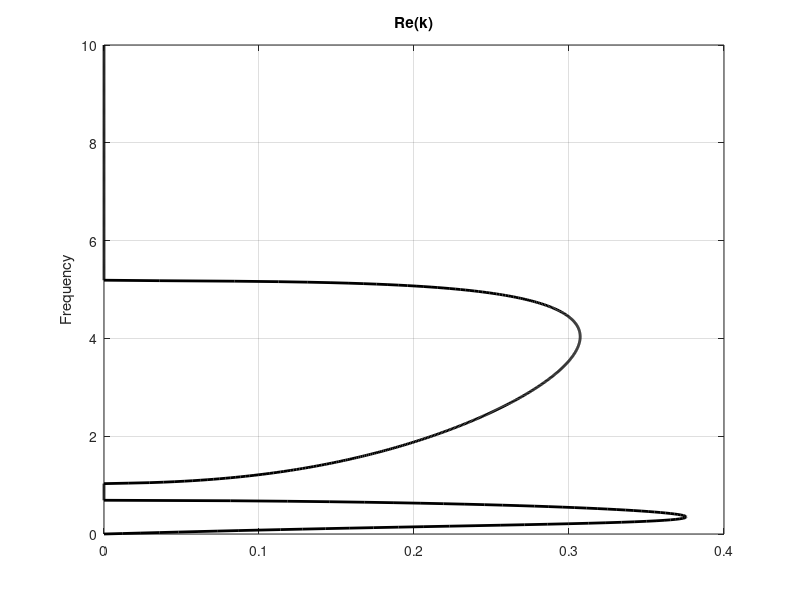
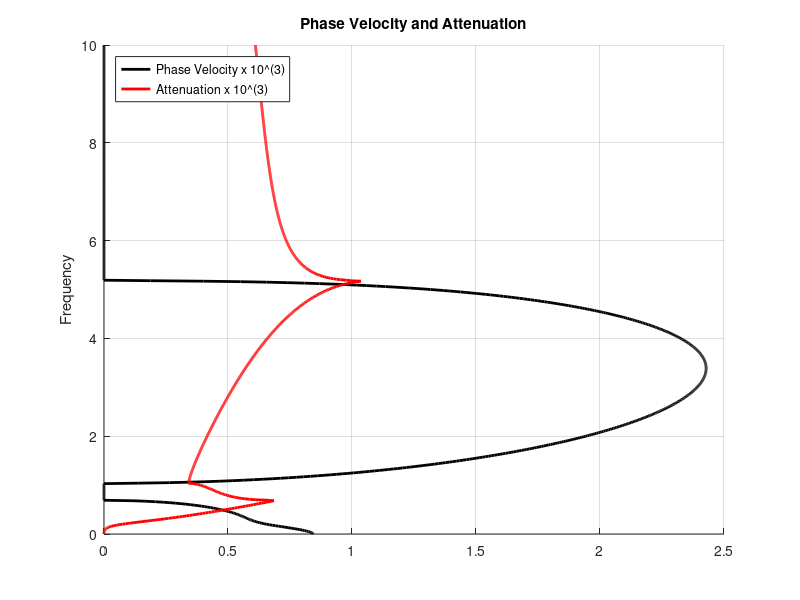
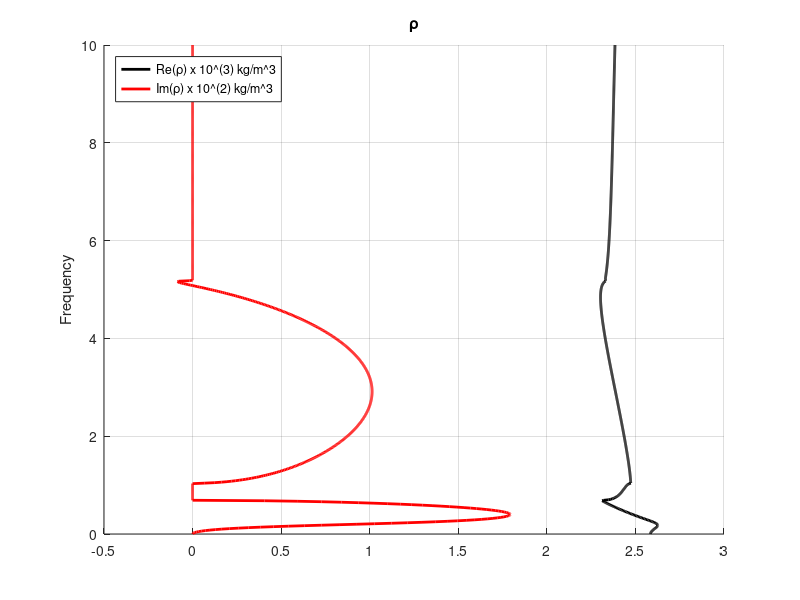
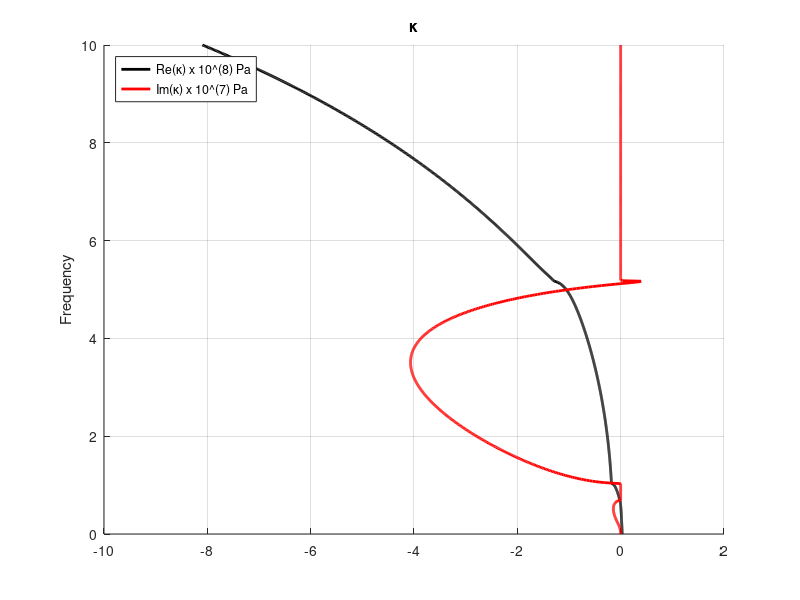

Recreate these plots in MATLAB, in order.
clc;
clear all;

load('ARN4S_S');

if wave_type == 'P'
    k_arr = kpef;
    c_arr = cpef;
elseif wave_type == 'S'
    k_arr = ksef;
    c_arr = csef;
else
    k_arr = 0;
    c_arr = 0;
end

colores=[[0,0,0];[0,0,1];[0,1,0];[0,1,1];[1,0,0];[1,0,1];[1,1,0]];

num_color = 0;
num_fig = 0;

%%%%%%%%%%%%%%%%%%%%%%%%%%%%%%%%%%%%%%%%%%%%%%%%%%%%%%%%%%%%%%%%%%%%%%%%%%%

% Real(k)

    title_str = "Re(k)";

    num_fig = num_fig + 1;
    figure(num_fig)
        plot(real(k_arr),frequency_array,'-','Color','black','LineWidth',2,...
                       'MarkerEdgeColor','k',...
                       'MarkerFaceColor','w',...
                       'MarkerSize',4)      
        xlabel('');
        ylabel('Frequency')
        grid on
        title(title_str)

%%%%%%%%%%%%%%%%%%%%%%%%%%%%%%%%%%%%%%%%%%%%%%%%%%%%%%%%%%%%%%%%%%%%%%%%%%%

% Phase Velocity and Attenuation

    attenuation = imag(k_arr);

    y_re = real(c_arr)/cpM;
    y_im = imag(k_arr);

    max_re = max(abs(y_re));
    exp_1 = 0;
    while max_re * (10^exp_1) < 1
        exp_1 = exp_1 + 1;
    end
    while max_re * (10^exp_1) >= 10
        exp_1 = exp_1 - 1;
    end
    disp(max_re);
    disp(exp_1);

    max_im = max(abs(y_im));
    exp_2 = 0;
    while max_im * (10^exp_2) < 1
        exp_2 = exp_2 + 1;
    end
    while max_im * (10^exp_2) >= 10
        exp_2 = exp_2 - 1;
    end
    disp(max_im);
    disp(exp_2);

    new_y_re = (y_re)*10^(exp_1);
    new_y_im = (y_im)*10^(exp_2);

    exp_1 = -1*exp_1;
    exp_2 = -1*exp_2;

    title_str = "Phase Velocity and Attenuation";
    leg1 = ['Phase Velocity x 10\^(',num2str(exp_1+3),')'];
    leg2 = ['Attenuation x 10\^(',num2str(exp_2+3),')'];
    
    num_fig = num_fig + 1;
    figure(num_fig)
        hold on
        plot(new_y_re,frequency_array,'-','Color','black','LineWidth',2,...
                       'MarkerEdgeColor','k',...
                       'MarkerFaceColor','w',...
                       'MarkerSize',4)        
        plot(new_y_im,frequency_array,'-','Color','red','LineWidth',2,...
                       'MarkerEdgeColor','k',...
                       'MarkerFaceColor','w',...
                       'MarkerSize',4)
        hold off
        legend(leg1,leg2,'Location','northwest')
        xlabel('')
        ylabel('Frequency')
        grid on 
        title(title_str)

     if false 

    % First version
        num = w; 
        den = real(kpef);
        
        phase_velocity = num./den;
        phase_velocity_aux = num./den;
    
        for i = 1:length(phase_velocity)
            if abs(phase_velocity(i)) > 100
                phase_velocity(i) = Inf;
                phase_velocity_aux(i) = 0;
            end
        end
    
    
        y_re = phase_velocity_aux;
        y_im = attenuation;
    
        max_re = max(abs(y_re));
        disp(max_re);
        exp_1 = 0;
        while max_re * (10^exp_1) < 1
            exp_1 = exp_1 + 1;
        end
        while max_re * (10^exp_1) >= 10
            exp_1 = exp_1 - 1;
        end
        disp(exp_1);
    
        max_im = max(abs(y_im));
        disp(max_im);
        exp_2 = 0;
        while max_im * (10^exp_2) < 1
            exp_2 = exp_2 + 1;
        end
        while max_im * (10^exp_2) >= 10
            exp_2 = exp_2 - 1;
        end
        disp(exp_2);
    
        new_y_re = (phase_velocity)*10^(exp_1);
        new_y_im = (y_im)*10^(exp_2);
    
        exp_1 = -1*exp_1;
        exp_2 = -1*exp_2;
    
        title_str = "Phase Velocity and Attenuation";
        leg1 = ['Phase Velocity x 10\^(',num2str(exp_1+3),') m/s'];
        leg2 = ['Attenuation x 10\^(',num2str(exp_2+3),')'];
        
        num_fig = num_fig + 1;
        figure(num_fig)
            hold on
            plot(new_y_re,frequency_array,'-','Color','black','LineWidth',2,...
                           'MarkerEdgeColor','k',...
                           'MarkerFaceColor','w',...
                           'MarkerSize',4)        
            plot(new_y_im,frequency_array,'-','Color','red','LineWidth',2,...
                           'MarkerEdgeColor','k',...
                           'MarkerFaceColor','w',...
                           'MarkerSize',4)
            hold off
            legend(leg1,leg2)
            xlabel('')
            ylabel('Frequency')
            grid on
            title(title_str)

     end

%%%%%%%%%%%%%%%%%%%%%%%%%%%%%%%%%%%%%%%%%%%%%%%%%%%%%%%%%%%%%%%%%%%%%%%%%%%

% Rho

    y_re = real(roef);
    y_im = imag(roef);

    max_re = max(abs(y_re));
    exp_1 = 0;
    while max_re * (10^exp_1) < 1
        exp_1 = exp_1 + 1;
    end
    while max_re * (10^exp_1) >= 10
        exp_1 = exp_1 - 1;
    end
    disp(max_re);
    disp(exp_1);

    max_im = max(abs(y_im));
    exp_2 = 0;
    while max_im * (10^exp_2) < 1
        exp_2 = exp_2 + 1;
    end
    while max_im * (10^exp_2) >= 10
        exp_2 = exp_2 - 1;
    end
    disp(max_im);
    disp(exp_2);

    new_y_re = (y_re)*10^(exp_1);
    new_y_im = (y_im)*10^(exp_2);

    exp_1 = -1*exp_1;
    exp_2 = -1*exp_2;

    title_str = "\rho";
    leg1 = ['Re(\rho) x 10\^(',num2str(exp_1+3),') kg/m\^3'];
    leg2 = ['Im(\rho) x 10\^(',num2str(exp_2+3),') kg/m\^3'];
    
    num_fig = num_fig + 1;
    figure(num_fig)
        hold on
        plot(new_y_re,frequency_array,'-','Color','black','LineWidth',2,...
                       'MarkerEdgeColor','k',...
                       'MarkerFaceColor','w',...
                       'MarkerSize',4)        
        plot(new_y_im,frequency_array,'-','Color','red','LineWidth',2,...
                       'MarkerEdgeColor','k',...
                       'MarkerFaceColor','w',...
                       'MarkerSize',4)
        hold off
        legend(leg1,leg2,'Location','northwest')
        xlabel('')
        ylabel('Frequency')
        grid on 
        title('\rho')

%%%%%%%%%%%%%%%%%%%%%%%%%%%%%%%%%%%%%%%%%%%%%%%%%%%%%%%%%%%%%%%%%%%%%%%%%%%

% Kappa

    y_re = real(kaef);
    y_im = imag(kaef);

    max_re = max(abs(y_re));
    exp_1 = 0;
    while max_re * (10^exp_1) < 1
        exp_1 = exp_1 + 1;
    end
    while max_re * (10^exp_1) >= 10
        exp_1 = exp_1 - 1;
    end
    disp(max_re);
    disp(exp_1);

    max_im = max(abs(y_im));
    exp_2 = 0;
    while max_im * (10^exp_2) < 1
        exp_2 = exp_2 + 1;
    end
    while max_im * (10^exp_2) >= 10
        exp_2 = exp_2 - 1;
    end
    disp(max_im);
    disp(exp_2);

    new_y_re = (y_re)*10^(exp_1);
    new_y_im = (y_im)*10^(exp_2);

    exp_1 = -1*exp_1;
    exp_2 = -1*exp_2;

    re_kappa = new_y_re;
    im_kappa = new_y_im;

    leg_re_kappa = ['Re(\kappa) x 10\^(',num2str(exp_1+9),') Pa'];
    leg_im_kappa = ['Im(\kappa) x 10\^(',num2str(exp_2+9),') Pa'];

    num_fig = num_fig + 1;
    figure(num_fig)
        hold on
        plot(re_kappa,frequency_array,'-','Color','black','LineWidth',2,...
                       'MarkerEdgeColor','k',...
                       'MarkerFaceColor','w',...
                       'MarkerSize',4)        
        plot(im_kappa,frequency_array,'-','Color','red','LineWidth',2,...
                       'MarkerEdgeColor','k',...
                       'MarkerFaceColor','w',...
                       'MarkerSize',4)
        hold off
        legend(leg_re_kappa,leg_im_kappa,'Location','northwest')
        xlabel('')
        ylabel('Frequency')
        grid on 
        title('\kappa')

%%%%%%%%%%%%%%%%%%%%%%%%%%%%%%%%%%%%%%%%%%%%%%%%%%%%%%%%%%%%%%%%%%%%%%%%%%%

% Mu

    y_re = real(muef);
    y_im = imag(muef);

    max_re = max(abs(y_re));
    exp_1 = 0;
    while max_re * (10^exp_1) < 1
        exp_1 = exp_1 + 1;
    end
    while max_re * (10^exp_1) >= 10
        exp_1 = exp_1 - 1;
    end
    disp(max_re);
    disp(exp_1);

    max_im = max(abs(y_im));
    exp_2 = 0;
    while max_im * (10^exp_2) < 1
        exp_2 = exp_2 + 1;
    end
    while max_im * (10^exp_2) >= 10
        exp_2 = exp_2 - 1;
    end
    disp(max_im);
    disp(exp_2);

    new_y_re = (y_re)*10^(exp_1);
    new_y_im = (y_im)*10^(exp_2);

    exp_1 = -1*exp_1;
    exp_2 = -1*exp_2;

    re_mu = new_y_re;
    im_mu = new_y_im;

    leg_re_mu = ['Re(\mu) x 10\^(',num2str(exp_1+9),') Pa'];
    leg_im_mu = ['Im(\mu) x 10\^(',num2str(exp_2+9),') Pa'];

    num_fig = num_fig + 1;
    figure(num_fig)
        hold on
        plot(re_mu,frequency_array,'-','Color','black','LineWidth',2,...
                       'MarkerEdgeColor','k',...
                       'MarkerFaceColor','w',...
                       'MarkerSize',4)        
        plot(im_mu,frequency_array,'-','Color','red','LineWidth',2,...
                       'MarkerEdgeColor','k',...
                       'MarkerFaceColor','w',...
                       'MarkerSize',4)
        hold off
        legend(leg_re_mu,leg_im_mu,'Location','northwest')
        xlabel('')
        ylabel('Frequency')
        grid on 
        title('\mu')

%%%%%%%%%%%%%%%%%%%%%%%%%%%%%%%%%%%%%%%%%%%%%%%%%%%%%%%%%%%%%%%%%%%%%%%%%%%

% E

    y_re = real(E);
    y_im = imag(E);

    max_re = max(abs(y_re));
    exp_1 = 0;
    while max_re * (10^exp_1) < 1
        exp_1 = exp_1 + 1;
    end
    while max_re * (10^exp_1) >= 10
        exp_1 = exp_1 - 1;
    end
    disp(max_re);
    disp(exp_1);

    max_im = max(abs(y_im));
    exp_2 = 0;
    while max_im * (10^exp_2) < 1
        exp_2 = exp_2 + 1;
    end
    while max_im * (10^exp_2) >= 10
        exp_2 = exp_2 - 1;
    end
    disp(max_im);
    disp(exp_2);

    new_y_re = (y_re)*10^(exp_1);
    new_y_im = (y_im)*10^(exp_2);

    exp_1 = -1*exp_1;
    exp_2 = -1*exp_2;

    re_E = new_y_re;
    im_E = new_y_im;

    leg_re_E = ['Re(E) x 10\^(',num2str(exp_1+9),') Pa'];
    leg_im_E = ['Im(E) x 10\^(',num2str(exp_2+9),') Pa'];

    num_fig = num_fig + 1;
    figure(num_fig)
        hold on
        plot(re_E,frequency_array,'-','Color','black','LineWidth',2,...
                       'MarkerEdgeColor','k',...
                       'MarkerFaceColor','w',...
                       'MarkerSize',4)        
        plot(im_E,frequency_array,'-','Color','red','LineWidth',2,...
                       'MarkerEdgeColor','k',...
                       'MarkerFaceColor','w',...
                       'MarkerSize',4)
        hold off
        legend(leg_re_E,leg_im_E,'Location','northwest')
        xlabel('')
        ylabel('Frequency')
        grid on 
        title('E')

%%%%%%%%%%%%%%%%%%%%%%%%%%%%%%%%%%%%%%%%%%%%%%%%%%%%%%%%%%%%%%%%%%%%%%%%%%%

% Nu

    y_re = real(nu);
    y_im = imag(nu);

    max_re = max(abs(y_re));
    exp_1 = 0;
    while max_re * (10^exp_1) < 1
        exp_1 = exp_1 + 1;
    end
    while max_re * (10^exp_1) >= 10
        exp_1 = exp_1 - 1;
    end
    disp(max_re);
    disp(exp_1);

    max_im = max(abs(y_im));
    exp_2 = 0;
    while max_im * (10^exp_2) < 1
        exp_2 = exp_2 + 1;
    end
    while max_im * (10^exp_2) >= 10
        exp_2 = exp_2 - 1;
    end
    disp(max_im);
    disp(exp_2);

    new_y_re = (y_re)*10^(exp_1);
    new_y_im = (y_im)*10^(exp_2);

    exp_1 = -1*exp_1;
    exp_2 = -1*exp_2;

    title_str = "\nu";
    leg1 = ['Re(\nu) x 10\^(',num2str(exp_1),')'];
    leg2 = ['Im(\nu) x 10\^(',num2str(exp_2),')'];
    
    num_fig = num_fig + 1;
    figure(num_fig)
        hold on
        plot(new_y_re,frequency_array,'-','Color','black','LineWidth',2,...
                       'MarkerEdgeColor','k',...
                       'MarkerFaceColor','w',...
                       'MarkerSize',4)        
        plot(new_y_im,frequency_array,'-','Color','red','LineWidth',2,...
                       'MarkerEdgeColor','k',...
                       'MarkerFaceColor','w',...
                       'MarkerSize',4)
        hold off
        legend(leg1,leg2,'Location','northwest')
        xlabel('')
        ylabel('Frequency')
        grid on
        title(title_str)
